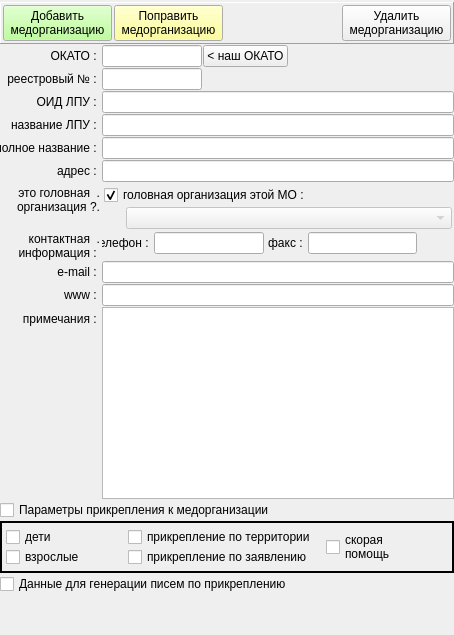
            <widget class="QFrame" name="pan_attr_medorgs">
             <layout class="QFormLayout" name="formLayout">
              <property name="fieldGrowthPolicy">
               <enum>QFormLayout::AllNonFixedFieldsGrow</enum>
              </property>
              <property name="horizontalSpacing">
               <number>2</number>
              </property>
              <property name="verticalSpacing">
               <number>1</number>
              </property>
              <property name="leftMargin">
               <number>0</number>
              </property>
              <property name="topMargin">
               <number>2</number>
              </property>
              <property name="rightMargin">
               <number>0</number>
              </property>
              <property name="bottomMargin">
               <number>0</number>
              </property>
              <item row="1" column="0">
               <widget class="QLabel" name="label_20">
                <property name="minimumSize">
                 <size>
                  <width>100</width>
                  <height>0</height>
                 </size>
                </property>
                <property name="maximumSize">
                 <size>
                  <width>100</width>
                  <height>16777215</height>
                 </size>
                </property>
                <property name="font">
                 <font>
                  <weight>50</weight>
                  <bold>false</bold>
                 </font>
                </property>
                <property name="text">
                 <string> ОКАТО : </string>
                </property>
                <property name="alignment">
                 <set>Qt::AlignRight|Qt::AlignTrailing|Qt::AlignVCenter</set>
                </property>
               </widget>
              </item>
              <item row="1" column="1">
               <layout class="QHBoxLayout" name="horizontalLayout_20">
                <property name="spacing">
                 <number>1</number>
                </property>
                <item>
                 <widget class="QLineEdit" name="ln_ocato">
                  <property name="maximumSize">
                   <size>
                    <width>100</width>
                    <height>16777215</height>
                   </size>
                  </property>
                  <property name="font">
                   <font>
                    <weight>50</weight>
                    <bold>false</bold>
                   </font>
                  </property>
                  <property name="inputMask">
                   <string>999999</string>
                  </property>
                 </widget>
                </item>
                <item>
                 <widget class="QPushButton" name="bn_ocato">
                  <property name="font">
                   <font>
                    <weight>50</weight>
                    <bold>false</bold>
                   </font>
                  </property>
                  <property name="text">
                   <string>&lt; наш ОКАТО</string>
                  </property>
                 </widget>
                </item>
                <item>
                 <spacer name="horizontalSpacer_14">
                  <property name="orientation">
                   <enum>Qt::Horizontal</enum>
                  </property>
                  <property name="sizeHint" stdset="0">
                   <size>
                    <width>40</width>
                    <height>20</height>
                   </size>
                  </property>
                 </spacer>
                </item>
               </layout>
              </item>
              <item row="2" column="0">
               <widget class="QLabel" name="label_21">
                <property name="minimumSize">
                 <size>
                  <width>100</width>
                  <height>0</height>
                 </size>
                </property>
                <property name="maximumSize">
                 <size>
                  <width>100</width>
                  <height>16777215</height>
                 </size>
                </property>
                <property name="font">
                 <font>
                  <weight>50</weight>
                  <bold>false</bold>
                 </font>
                </property>
                <property name="text">
                 <string>    реестровый № : </string>
                </property>
                <property name="alignment">
                 <set>Qt::AlignRight|Qt::AlignTrailing|Qt::AlignVCenter</set>
                </property>
               </widget>
              </item>
              <item row="2" column="1">
               <widget class="QLineEdit" name="ln_code_mo">
                <property name="maximumSize">
                 <size>
                  <width>100</width>
                  <height>16777215</height>
                 </size>
                </property>
                <property name="font">
                 <font>
                  <weight>50</weight>
                  <bold>false</bold>
                 </font>
                </property>
                <property name="inputMask">
                 <string>999999</string>
                </property>
               </widget>
              </item>
              <item row="4" column="0">
               <widget class="QLabel" name="label_22">
                <property name="minimumSize">
                 <size>
                  <width>100</width>
                  <height>0</height>
                 </size>
                </property>
                <property name="maximumSize">
                 <size>
                  <width>100</width>
                  <height>16777215</height>
                 </size>
                </property>
                <property name="font">
                 <font>
                  <weight>50</weight>
                  <bold>false</bold>
                 </font>
                </property>
                <property name="text">
                 <string>     название ЛПУ : </string>
                </property>
                <property name="alignment">
                 <set>Qt::AlignRight|Qt::AlignTrailing|Qt::AlignVCenter</set>
                </property>
               </widget>
              </item>
              <item row="4" column="1">
               <widget class="QLineEdit" name="ln_name_mo">
                <property name="font">
                 <font>
                  <weight>50</weight>
                  <bold>false</bold>
                 </font>
                </property>
               </widget>
              </item>
              <item row="5" column="1">
               <widget class="QLineEdit" name="ln_name_mo_full">
                <property name="font">
                 <font>
                  <weight>50</weight>
                  <bold>false</bold>
                 </font>
                </property>
               </widget>
              </item>
              <item row="6" column="0">
               <widget class="QLabel" name="label_26">
                <property name="minimumSize">
                 <size>
                  <width>100</width>
                  <height>0</height>
                 </size>
                </property>
                <property name="maximumSize">
                 <size>
                  <width>100</width>
                  <height>16777215</height>
                 </size>
                </property>
                <property name="font">
                 <font>
                  <weight>50</weight>
                  <bold>false</bold>
                 </font>
                </property>
                <property name="text">
                 <string>адрес : </string>
                </property>
                <property name="alignment">
                 <set>Qt::AlignRight|Qt::AlignTrailing|Qt::AlignVCenter</set>
                </property>
               </widget>
              </item>
              <item row="6" column="1">
               <widget class="QLineEdit" name="ln_address">
                <property name="font">
                 <font>
                  <weight>50</weight>
                  <bold>false</bold>
                 </font>
                </property>
               </widget>
              </item>
              <item row="7" column="0">
               <widget class="QLabel" name="lab_is_head">
                <property name="minimumSize">
                 <size>
                  <width>100</width>
                  <height>0</height>
                 </size>
                </property>
                <property name="maximumSize">
                 <size>
                  <width>100</width>
                  <height>16777215</height>
                 </size>
                </property>
                <property name="font">
                 <font>
                  <weight>50</weight>
                  <bold>false</bold>
                 </font>
                </property>
                <property name="text">
                 <string>это головная  .
организация ?.
</string>
                </property>
                <property name="alignment">
                 <set>Qt::AlignRight|Qt::AlignTrailing|Qt::AlignVCenter</set>
                </property>
               </widget>
              </item>
              <item row="7" column="1">
               <layout class="QHBoxLayout" name="horizontalLayout_5" stretch="1">
                <property name="spacing">
                 <number>4</number>
                </property>
                <item>
                 <layout class="QGridLayout" name="gridLayout_4" columnstretch="0,1" columnminimumwidth="0,1">
                  <property name="leftMargin">
                   <number>2</number>
                  </property>
                  <property name="topMargin">
                   <number>2</number>
                  </property>
                  <property name="rightMargin">
                   <number>2</number>
                  </property>
                  <property name="bottomMargin">
                   <number>2</number>
                  </property>
                  <property name="horizontalSpacing">
                   <number>15</number>
                  </property>
                  <property name="verticalSpacing">
                   <number>2</number>
                  </property>
                  <item row="1" column="1">
                   <widget class="QComboBox" name="combo_head_mo">
                    <property name="enabled">
                     <bool>false</bool>
                    </property>
                    <property name="font">
                     <font>
                      <weight>50</weight>
                      <bold>false</bold>
                     </font>
                    </property>
                    <property name="maxVisibleItems">
                     <number>50</number>
                    </property>
                   </widget>
                  </item>
                  <item row="0" column="0" colspan="2">
                   <widget class="QCheckBox" name="ch_is_head">
                    <property name="enabled">
                     <bool>true</bool>
                    </property>
                    <property name="font">
                     <font>
                      <weight>50</weight>
                      <bold>false</bold>
                     </font>
                    </property>
                    <property name="text">
                     <string>головная организация этой МО :</string>
                    </property>
                    <property name="checked">
                     <bool>true</bool>
                    </property>
                   </widget>
                  </item>
                  <item row="1" column="0">
                   <widget class="QLabel" name="label">
                    <property name="text">
                     <string/>
                    </property>
                   </widget>
                  </item>
                 </layout>
                </item>
               </layout>
              </item>
              <item row="8" column="0">
               <widget class="QLabel" name="label_23">
                <property name="minimumSize">
                 <size>
                  <width>100</width>
                  <height>0</height>
                 </size>
                </property>
                <property name="maximumSize">
                 <size>
                  <width>100</width>
                  <height>16777215</height>
                 </size>
                </property>
                <property name="font">
                 <font>
                  <weight>50</weight>
                  <bold>false</bold>
                 </font>
                </property>
                <property name="text">
                 <string>контактная  .
информация : </string>
                </property>
                <property name="alignment">
                 <set>Qt::AlignRight|Qt::AlignTrailing|Qt::AlignVCenter</set>
                </property>
               </widget>
              </item>
              <item row="8" column="1">
               <layout class="QHBoxLayout" name="horizontalLayout_7" stretch="0,3,0,3,1">
                <property name="spacing">
                 <number>2</number>
                </property>
                <item>
                 <widget class="QLabel" name="label_28">
                  <property name="minimumSize">
                   <size>
                    <width>50</width>
                    <height>0</height>
                   </size>
                  </property>
                  <property name="maximumSize">
                   <size>
                    <width>50</width>
                    <height>16777215</height>
                   </size>
                  </property>
                  <property name="font">
                   <font>
                    <weight>50</weight>
                    <bold>false</bold>
                   </font>
                  </property>
                  <property name="text">
                   <string>телефон : </string>
                  </property>
                  <property name="alignment">
                   <set>Qt::AlignRight|Qt::AlignTrailing|Qt::AlignVCenter</set>
                  </property>
                 </widget>
                </item>
                <item>
                 <widget class="QLineEdit" name="ln_phone">
                  <property name="font">
                   <font>
                    <weight>50</weight>
                    <bold>false</bold>
                   </font>
                  </property>
                 </widget>
                </item>
                <item>
                 <widget class="QLabel" name="label_29">
                  <property name="minimumSize">
                   <size>
                    <width>40</width>
                    <height>0</height>
                   </size>
                  </property>
                  <property name="maximumSize">
                   <size>
                    <width>40</width>
                    <height>16777215</height>
                   </size>
                  </property>
                  <property name="font">
                   <font>
                    <weight>50</weight>
                    <bold>false</bold>
                   </font>
                  </property>
                  <property name="text">
                   <string>   факс : </string>
                  </property>
                  <property name="alignment">
                   <set>Qt::AlignRight|Qt::AlignTrailing|Qt::AlignVCenter</set>
                  </property>
                 </widget>
                </item>
                <item>
                 <widget class="QLineEdit" name="ln_fax">
                  <property name="font">
                   <font>
                    <weight>50</weight>
                    <bold>false</bold>
                   </font>
                  </property>
                 </widget>
                </item>
                <item>
                 <spacer name="horizontalSpacer_18">
                  <property name="orientation">
                   <enum>Qt::Horizontal</enum>
                  </property>
                  <property name="sizeHint" stdset="0">
                   <size>
                    <width>40</width>
                    <height>20</height>
                   </size>
                  </property>
                 </spacer>
                </item>
               </layout>
              </item>
              <item row="9" column="0">
               <widget class="QLabel" name="label_48">
                <property name="minimumSize">
                 <size>
                  <width>100</width>
                  <height>0</height>
                 </size>
                </property>
                <property name="maximumSize">
                 <size>
                  <width>100</width>
                  <height>16777215</height>
                 </size>
                </property>
                <property name="font">
                 <font>
                  <weight>50</weight>
                  <bold>false</bold>
                 </font>
                </property>
                <property name="text">
                 <string>e-mail : </string>
                </property>
                <property name="alignment">
                 <set>Qt::AlignRight|Qt::AlignTrailing|Qt::AlignVCenter</set>
                </property>
               </widget>
              </item>
              <item row="9" column="1">
               <widget class="QLineEdit" name="ln_email">
                <property name="font">
                 <font>
                  <weight>50</weight>
                  <bold>false</bold>
                 </font>
                </property>
               </widget>
              </item>
              <item row="10" column="0">
               <widget class="QLabel" name="label_31">
                <property name="minimumSize">
                 <size>
                  <width>100</width>
                  <height>0</height>
                 </size>
                </property>
                <property name="maximumSize">
                 <size>
                  <width>100</width>
                  <height>16777215</height>
                 </size>
                </property>
                <property name="font">
                 <font>
                  <weight>50</weight>
                  <bold>false</bold>
                 </font>
                </property>
                <property name="text">
                 <string>www : </string>
                </property>
                <property name="alignment">
                 <set>Qt::AlignRight|Qt::AlignTrailing|Qt::AlignVCenter</set>
                </property>
               </widget>
              </item>
              <item row="10" column="1">
               <widget class="QLineEdit" name="ln_www">
                <property name="font">
                 <font>
                  <weight>50</weight>
                  <bold>false</bold>
                 </font>
                </property>
               </widget>
              </item>
              <item row="11" column="0">
               <widget class="QLabel" name="label_32">
                <property name="minimumSize">
                 <size>
                  <width>100</width>
                  <height>0</height>
                 </size>
                </property>
                <property name="maximumSize">
                 <size>
                  <width>100</width>
                  <height>16777215</height>
                 </size>
                </property>
                <property name="font">
                 <font>
                  <weight>50</weight>
                  <bold>false</bold>
                 </font>
                </property>
                <property name="text">
                 <string>примечания : </string>
                </property>
                <property name="alignment">
                 <set>Qt::AlignRight|Qt::AlignTrailing|Qt::AlignVCenter</set>
                </property>
               </widget>
              </item>
              <item row="15" column="0" colspan="2">
               <spacer name="verticalSpacer_7">
                <property name="orientation">
                 <enum>Qt::Vertical</enum>
                </property>
                <property name="sizeHint" stdset="0">
                 <size>
                  <width>20</width>
                  <height>40</height>
                 </size>
                </property>
               </spacer>
              </item>
              <item row="11" column="1">
               <widget class="QTextEdit" name="ln_comment">
                <property name="minimumSize">
                 <size>
                  <width>0</width>
                  <height>20</height>
                 </size>
                </property>
               </widget>
              </item>
              <item row="5" column="0">
               <widget class="QLabel" name="label_27">
                <property name="minimumSize">
                 <size>
                  <width>100</width>
                  <height>0</height>
                 </size>
                </property>
                <property name="maximumSize">
                 <size>
                  <width>100</width>
                  <height>16777215</height>
                 </size>
                </property>
                <property name="font">
                 <font>
                  <weight>50</weight>
                  <bold>false</bold>
                 </font>
                </property>
                <property name="text">
                 <string>полное название : </string>
                </property>
                <property name="alignment">
                 <set>Qt::AlignRight|Qt::AlignTrailing|Qt::AlignVCenter</set>
                </property>
               </widget>
              </item>
              <item row="3" column="0">
               <widget class="QLabel" name="label_36">
                <property name="minimumSize">
                 <size>
                  <width>100</width>
                  <height>0</height>
                 </size>
                </property>
                <property name="maximumSize">
                 <size>
                  <width>100</width>
                  <height>16777215</height>
                 </size>
                </property>
                <property name="font">
                 <font>
                  <weight>50</weight>
                  <bold>false</bold>
                 </font>
                </property>
                <property name="text">
                 <string>ОИД ЛПУ : </string>
                </property>
                <property name="alignment">
                 <set>Qt::AlignRight|Qt::AlignTrailing|Qt::AlignVCenter</set>
                </property>
               </widget>
              </item>
              <item row="3" column="1">
               <widget class="QLineEdit" name="ln_oid_mo">
                <property name="font">
                 <font>
                  <weight>50</weight>
                  <bold>false</bold>
                 </font>
                </property>
                <property name="inputMask">
                 <string/>
                </property>
               </widget>
              </item>
              <item row="0" column="0" colspan="2">
               <widget class="QFrame" name="pan_dn_medorgs">
                <property name="frameShape">
                 <enum>QFrame::Panel</enum>
                </property>
                <property name="frameShadow">
                 <enum>QFrame::Raised</enum>
                </property>
                <layout class="QHBoxLayout" name="horizontalLayout_4">
                 <property name="spacing">
                  <number>2</number>
                 </property>
                 <property name="leftMargin">
                  <number>2</number>
                 </property>
                 <property name="topMargin">
                  <number>2</number>
                 </property>
                 <property name="rightMargin">
                  <number>2</number>
                 </property>
                 <property name="bottomMargin">
                  <number>2</number>
                 </property>
                 <item>
                  <widget class="QPushButton" name="bn_add">
                   <property name="palette">
                    <palette>
                     <active>
                      <colorrole role="Button">
                       <brush brushstyle="SolidPattern">
                        <color alpha="255">
                         <red>170</red>
                         <green>255</green>
                         <blue>127</blue>
                        </color>
                       </brush>
                      </colorrole>
                     </active>
                     <inactive>
                      <colorrole role="Button">
                       <brush brushstyle="SolidPattern">
                        <color alpha="255">
                         <red>170</red>
                         <green>255</green>
                         <blue>127</blue>
                        </color>
                       </brush>
                      </colorrole>
                     </inactive>
                     <disabled>
                      <colorrole role="Button">
                       <brush brushstyle="SolidPattern">
                        <color alpha="255">
                         <red>170</red>
                         <green>255</green>
                         <blue>127</blue>
                        </color>
                       </brush>
                      </colorrole>
                     </disabled>
                    </palette>
                   </property>
                   <property name="font">
                    <font>
                     <weight>50</weight>
                     <bold>false</bold>
                    </font>
                   </property>
                   <property name="text">
                    <string>Добавить
 медорганизацию </string>
                   </property>
                  </widget>
                 </item>
                 <item>
                  <widget class="QPushButton" name="bn_edit">
                   <property name="palette">
                    <palette>
                     <active>
                      <colorrole role="Button">
                       <brush brushstyle="SolidPattern">
                        <color alpha="255">
                         <red>255</red>
                         <green>255</green>
                         <blue>127</blue>
                        </color>
                       </brush>
                      </colorrole>
                     </active>
                     <inactive>
                      <colorrole role="Button">
                       <brush brushstyle="SolidPattern">
                        <color alpha="255">
                         <red>255</red>
                         <green>255</green>
                         <blue>127</blue>
                        </color>
                       </brush>
                      </colorrole>
                     </inactive>
                     <disabled>
                      <colorrole role="Button">
                       <brush brushstyle="SolidPattern">
                        <color alpha="255">
                         <red>255</red>
                         <green>255</green>
                         <blue>127</blue>
                        </color>
                       </brush>
                      </colorrole>
                     </disabled>
                    </palette>
                   </property>
                   <property name="font">
                    <font>
                     <weight>50</weight>
                     <bold>false</bold>
                    </font>
                   </property>
                   <property name="text">
                    <string>Поправить
 медорганизацию </string>
                   </property>
                  </widget>
                 </item>
                 <item>
                  <spacer name="horizontalSpacer_7">
                   <property name="orientation">
                    <enum>Qt::Horizontal</enum>
                   </property>
                   <property name="sizeHint" stdset="0">
                    <size>
                     <width>40</width>
                     <height>20</height>
                    </size>
                   </property>
                  </spacer>
                 </item>
                 <item>
                  <widget class="QPushButton" name="bn_delete">
                   <property name="font">
                    <font>
                     <weight>50</weight>
                     <bold>false</bold>
                    </font>
                   </property>
                   <property name="text">
                    <string>Удалить
 медорганизацию </string>
                   </property>
                  </widget>
                 </item>
                </layout>
               </widget>
              </item>
              <item row="14" column="0" colspan="2">
               <widget class="QCheckBox" name="ch_mo_assig_data">
                <property name="text">
                 <string>Данные для генерации писем по прикреплению</string>
                </property>
               </widget>
              </item>
              <item row="13" column="0" colspan="2">
               <widget class="QFrame" name="pan_assig_settings">
                <property name="frameShape">
                 <enum>QFrame::Box</enum>
                </property>
                <property name="lineWidth">
                 <number>2</number>
                </property>
                <layout class="QGridLayout" name="gridLayout_2">
                 <property name="leftMargin">
                  <number>4</number>
                 </property>
                 <property name="topMargin">
                  <number>4</number>
                 </property>
                 <property name="rightMargin">
                  <number>4</number>
                 </property>
                 <property name="bottomMargin">
                  <number>4</number>
                 </property>
                 <property name="spacing">
                  <number>0</number>
                 </property>
                 <item row="0" column="2">
                  <widget class="QCheckBox" name="ch_assig_terr">
                   <property name="font">
                    <font>
                     <weight>50</weight>
                     <bold>false</bold>
                    </font>
                   </property>
                   <property name="layoutDirection">
                    <enum>Qt::LeftToRight</enum>
                   </property>
                   <property name="text">
                    <string>прикрепление по территории   </string>
                   </property>
                  </widget>
                 </item>
                 <item row="1" column="2">
                  <widget class="QCheckBox" name="ch_assig_state">
                   <property name="font">
                    <font>
                     <weight>50</weight>
                     <bold>false</bold>
                    </font>
                   </property>
                   <property name="layoutDirection">
                    <enum>Qt::LeftToRight</enum>
                   </property>
                   <property name="text">
                    <string>прикрепление по заявлению</string>
                   </property>
                  </widget>
                 </item>
                 <item row="0" column="0">
                  <widget class="QCheckBox" name="ch_assig_child">
                   <property name="font">
                    <font>
                     <weight>50</weight>
                     <bold>false</bold>
                    </font>
                   </property>
                   <property name="layoutDirection">
                    <enum>Qt::LeftToRight</enum>
                   </property>
                   <property name="text">
                    <string>дети</string>
                   </property>
                  </widget>
                 </item>
                 <item row="1" column="0">
                  <widget class="QCheckBox" name="ch_assig_adult">
                   <property name="font">
                    <font>
                     <weight>50</weight>
                     <bold>false</bold>
                    </font>
                   </property>
                   <property name="layoutDirection">
                    <enum>Qt::LeftToRight</enum>
                   </property>
                   <property name="text">
                    <string>взрослые</string>
                   </property>
                  </widget>
                 </item>
                 <item row="0" column="3" rowspan="2">
                  <widget class="QCheckBox" name="ch_assig_1st_aid">
                   <property name="font">
                    <font>
                     <weight>50</weight>
                     <bold>false</bold>
                    </font>
                   </property>
                   <property name="layoutDirection">
                    <enum>Qt::LeftToRight</enum>
                   </property>
                   <property name="text">
                    <string>скорая
помощь</string>
                   </property>
                  </widget>
                 </item>
                </layout>
               </widget>
              </item>
              <item row="12" column="0" colspan="2">
               <widget class="QCheckBox" name="ch_assig_settings">
                <property name="text">
                 <string>Параметры прикрепления к медорганизации</string>
                </property>
               </widget>
              </item>
             </layout>
            </widget>
